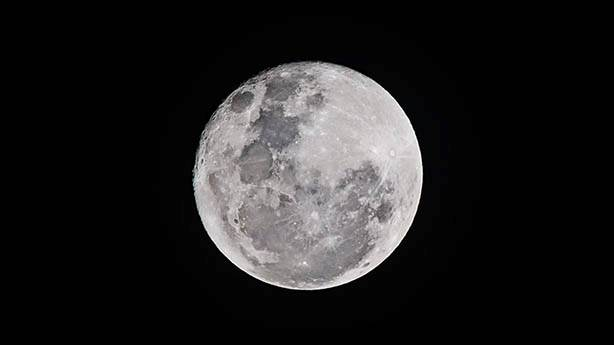
#> input picture fotograf_ornekleri/ay1.jpg, 614 x 345 px, given in place of ay_video1.mp4, which was not available
$ python giV2.py
#> lines starting #> are read from the running program, lines starting #| are printed output that depends on the picture; after the words box and inside, x2 and y2 are one past the last pixel; in counts of white or black regions, pixels touching at a corner belong together; pictures that were not available may be replaced by others from this repository, and a replacement may not be noted
import cv2
import numpy as np

video = cv2.VideoCapture("video_ornekleri/ay_video1.mp4")
fgbg = cv2.createBackgroundSubtractorMOG2()
kernel=np.ones((5,5), np.uint8)
while (1):
    ret, kare = video.read()
#> kare is the input picture: shape (345, 614, 3); mean B, G, R 33.1, 32.9, 33.8
    arkaplansilinmis = fgbg.apply(kare)
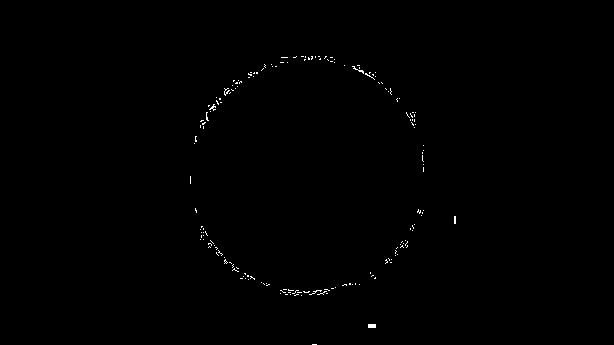
#> arkaplansilinmis: shape (345, 614); values 127 (black) and 255 (white), 0.32% white in thin lines or dots, all inside (x1, y1, x2, y2) = (190, 56, 456, 345)
    arkaplansilinmis = cv2.morphologyEx(arkaplansilinmis, cv2.MORPH_OPEN, kernel)
#> arkaplansilinmis: shape (345, 614); every value is 127
    sonuc = kare.copy()

    cnts, hierarchy = cv2.findContours(arkaplansilinmis, cv2.RETR_TREE, cv2.CHAIN_APPROX_NONE)
#> cnts = 1 contour; box (x1, y1, x2, y2) and area: (0, 0, 614, 345) 210872
    for cnt in cnts:
        x, y, w, h = cv2.boundingRect(cnt)
        if  (w>30 and h>30):
            cv2.rectangle(sonuc, (x,y), (x+w, y+h), (0,255,0), thickness=4)
#> this loop made 1 pass
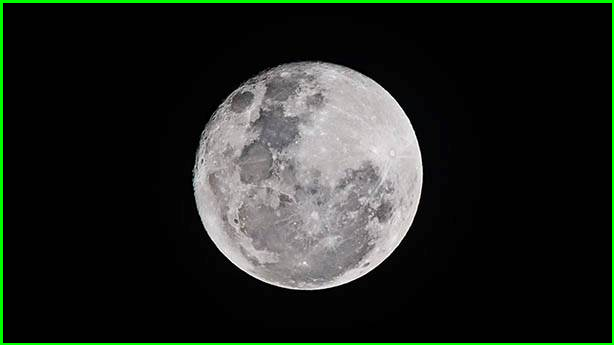
#> sonuc: shape (345, 614, 3); 2.25% of pixels changed, all inside (x1, y1, x2, y2) = (0, 0, 614, 345)


    cv2.imshow("sonuc",sonuc)
    #cv2.imshow("assd", arkaplansilinmis)
    k = cv2.waitKey(30) & 0xff
#> (key Esc is pressed here)
    if k == 27:
        break

video.release()
cv2.destroyAllWindows()

$ run again, on fotograf_ornekleri/ay10.jpg
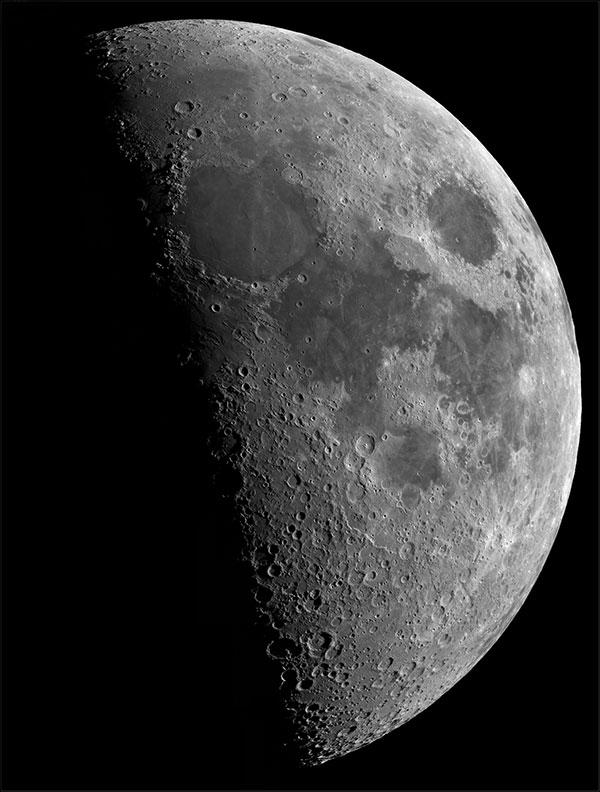
#> input picture fotograf_ornekleri/ay10.jpg, 600 x 792 px, given in place of ay_video1.mp4, which was not available
#> kare is the input picture: shape (792, 600, 3); min 0, max 255, mean 50.5
#> `arkaplansilinmis = cv2.morphologyEx(arkaplansilinmis, cv2.MORPH_OPEN, ..`:
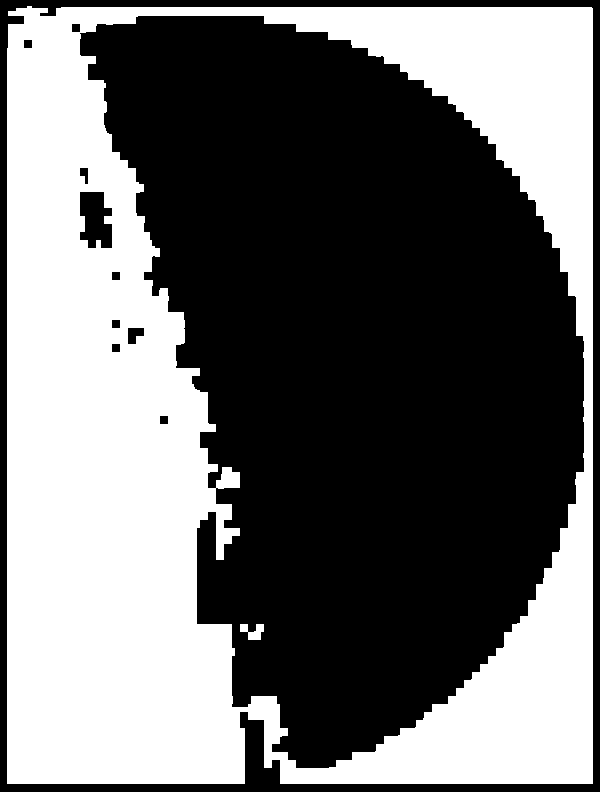
#> arkaplansilinmis: shape (792, 600); values 127 (black) and 255 (white), 43.2% white; 2 white regions
#> cnts = 1 contour; box (x1, y1, x2, y2) and area: (0, 0, 600, 792) 473809
#> the loop `for cnt in cnts:` made 1 pass
#> after the loop `for cnt in cnts:`:
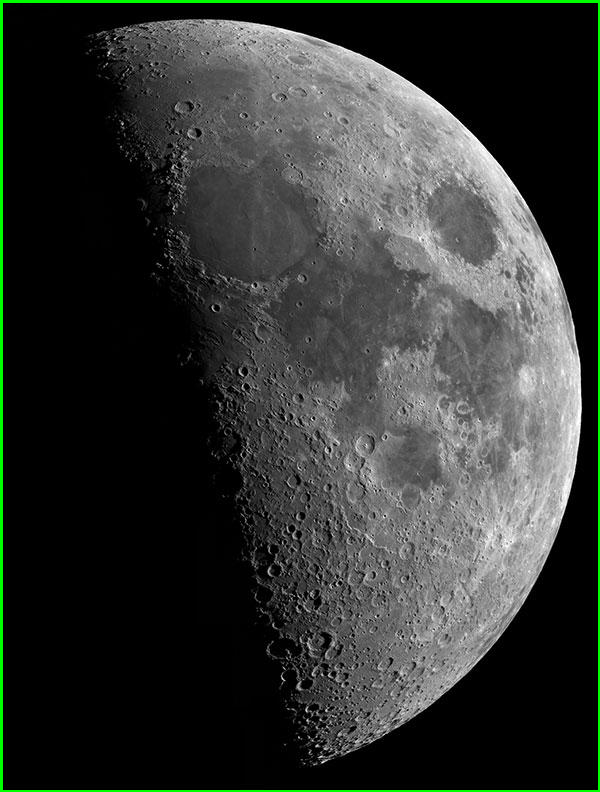
#> sonuc: shape (792, 600, 3); 1.46% of pixels changed, all inside (x1, y1, x2, y2) = (0, 0, 600, 792)

$ run again, on fotograf_ornekleri/ay2.jpg
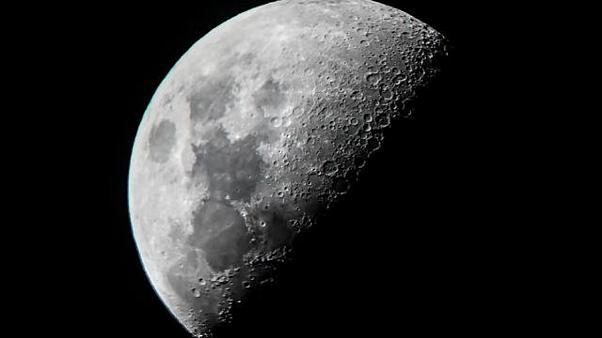
#> input picture fotograf_ornekleri/ay2.jpg, 602 x 338 px, given in place of ay_video1.mp4, which was not available
#> kare is the input picture: shape (338, 602, 3); mean B, G, R 42.4, 42.4, 42.1
#> `arkaplansilinmis = cv2.morphologyEx(arkaplansilinmis, cv2.MORPH_OPEN, ..`:
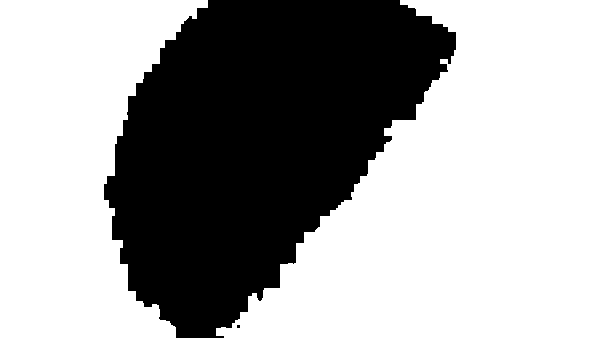
#> arkaplansilinmis: shape (338, 602); values 127 (black) and 255 (white), 63.5% white; 2 black regions (1 under 20 px)
#> cnts = 1 contour; box (x1, y1, x2, y2) and area: (0, 0, 602, 338) 202537
#> the loop `for cnt in cnts:` made 1 pass
#> after the loop `for cnt in cnts:`:
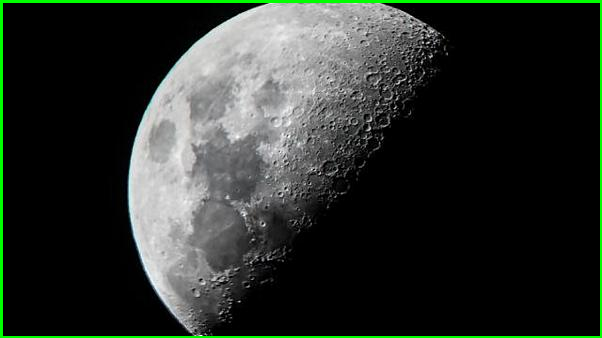
#> sonuc: shape (338, 602, 3); 2.3% of pixels changed, all inside (x1, y1, x2, y2) = (0, 0, 602, 338)

$ run again, on fotograf_ornekleri/ay3.jpg
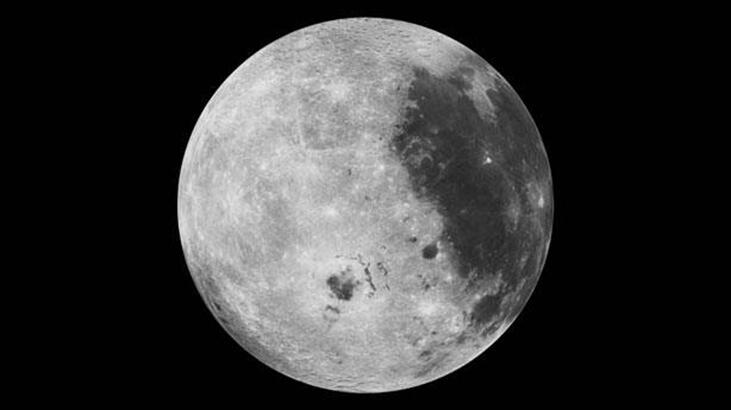
#> input picture fotograf_ornekleri/ay3.jpg, 731 x 410 px, given in place of ay_video1.mp4, which was not available
#> kare is the input picture: shape (410, 731, 3); min 0, max 242, mean 55.6
#> `arkaplansilinmis = fgbg.apply(kare)`:
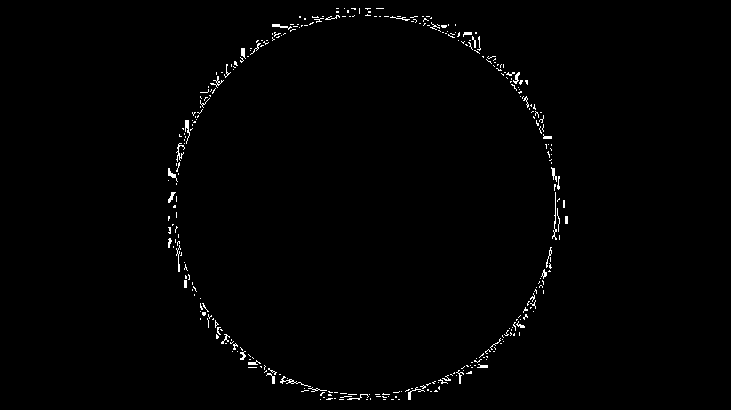
#> arkaplansilinmis: shape (410, 731); values 127 (black) and 255 (white), 0.96% white in thin lines or dots, all inside (x1, y1, x2, y2) = (168, 8, 568, 400)
#> cnts = 1 contour; box (x1, y1, x2, y2) and area: (0, 0, 731, 410) 298570
#> the loop `for cnt in cnts:` made 1 pass
#> after the loop `for cnt in cnts:`:
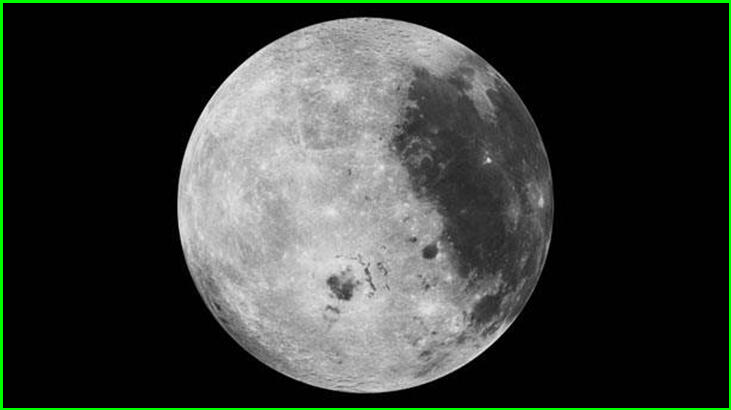
#> sonuc: shape (410, 731, 3); 1.9% of pixels changed, all inside (x1, y1, x2, y2) = (0, 0, 731, 410)
